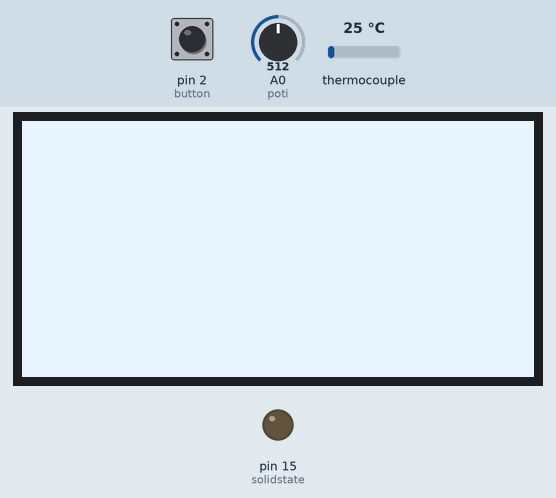
Recording of a sketch running on a simulated Arduino Uno, built with avr-gcc and run on an emulated ATmega328P. Parts: 128×64 one-colour display, output pins drawn as LEDs (lit = HIGH). The inputs (shaded band) are chosen by the test bench; at power-on: pin 2 (button) HIGH, thermocouple 25 °C, A0 (poti) = 512.

Above: at 1.2 s.
1.3 s: pin 2 (button) pulled LOW for 1 s
At 3.5 s:
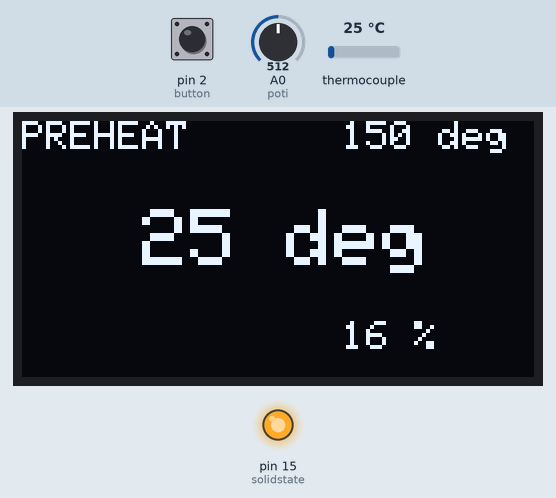
3.8 s: pin 2 (button) pulled LOW for 0.15 s
At 5.1 s:
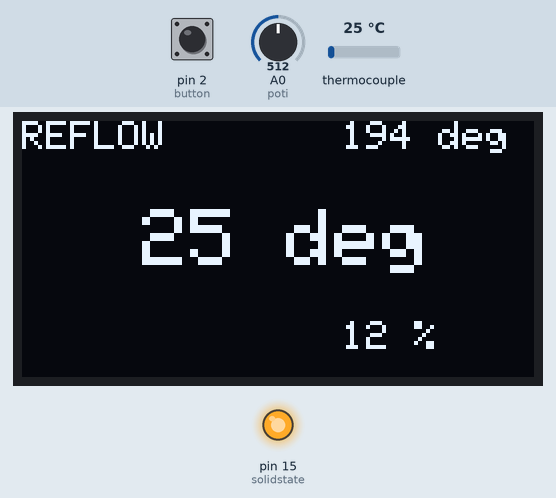
5.5 s: thermocouple set to 188 °C
At 6.9 s:
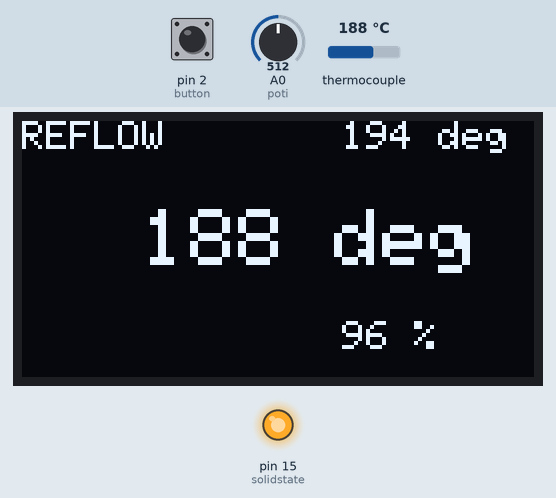
7.2 s: thermocouple set to 199 °C
At 10.0 s:
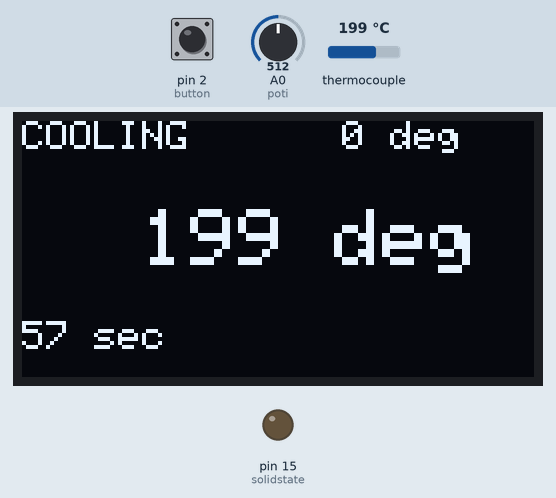
10.2 s: pin 2 (button) pulled LOW for 3.2 s
At 12.4 s:
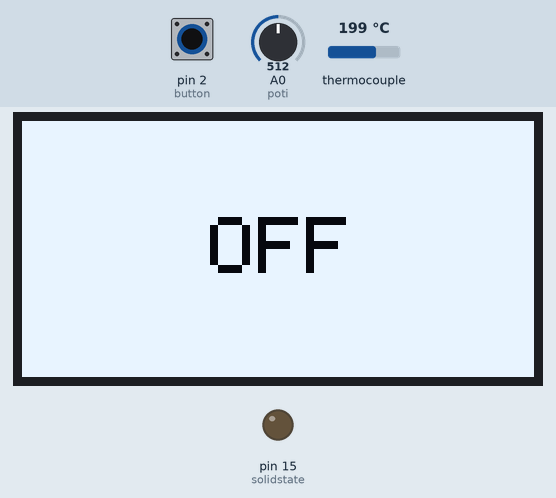
15.1 s: A0 (poti) set to 716
At 16.1 s:
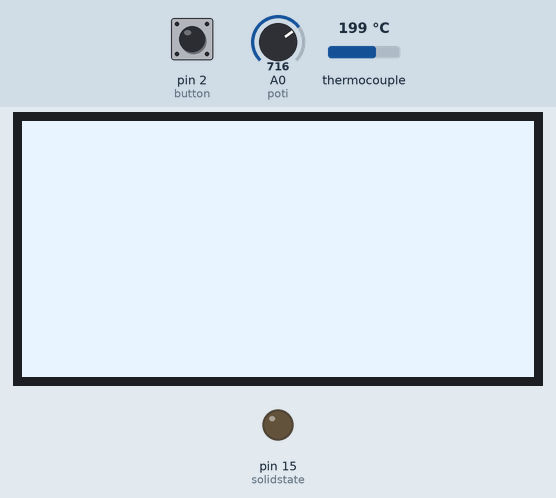
Timing chart, 0 to 18.1 s (numbered marks = the images above; inputs shaded):
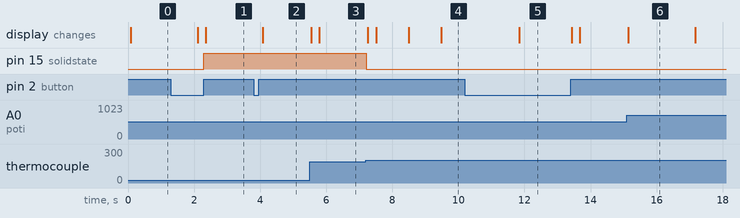

Measured:
- the behaviour switches between 193 and 194 °C on thermocouple (found by bisection; images 3 and 4)
- after the input at 1.3 s, pin 15 (solidstate): LOW → HIGH after 1.0 s; the display: first differs from a run without the input after 1.1 s (image 1)
- after the input at 3.8 s, the display: changes after 0.27 s (image 2)
- after the input at 5.5 s, the display: first changes after 0.05 s (image 3 shows a later state)
- after the input at 7.2 s, pin 15 (solidstate): HIGH → LOW at once; the display: first changes after 0.06 s (image 4 shows a later state)
- after the input at 10.2 s, the display: changes after 1.6 s (image 5)
- after the input at 15.1 s, the display: changes at once (image 6)

The sketch:

SolderingIron.ino
```cpp
#include <SPI.h>
#include <Wire.h>
#include <Adafruit_GFX.h>
#include <Adafruit_SSD1306.h>
#include "max6675.h"

Adafruit_SSD1306 display(0);
MAX6675 thermocouple(14 /*thermoCLK*/, 13 /*thermoCS*/, 12 /*thermoDO*/);

const int button = 2;
const int solidstate = 15;
const int poti = A0;
const int temp_preheat = 150;
const int temp_reflow = 240;

int temp_now = 0;
int temp_next = 0;
int temp_poti = 0;
int temp_poti_old = 0;
String state[] = {"OFF", "PREHEAT", "REFLOW", "COOLING"};
int state_now = 0;

int time_count = 0;
int perc = 0;
int offset = 0;

void setup() {
  pinMode(button, INPUT);
  pinMode(solidstate, OUTPUT);
  digitalWrite(solidstate, LOW);
  display.begin(SSD1306_SWITCHCAPVCC, 0x3C);
  display.clearDisplay();
  display.display();
}

long t = millis();
long t_solder = millis();

void loop() {
  temp_now = thermocouple.readCelsius();
  temp_poti = map(analogRead(poti), 1023, 0, temp_preheat, temp_reflow);

  if (temp_poti != temp_poti_old) {
    long v = millis();
    display.fillScreen(WHITE);
    display.setTextSize(1);
    display.setCursor(X(1, 6), Y(1, 0.1));
    display.println("REFLOW");
    display.setTextSize(2);
    while (millis() < v + 2000) {
      temp_poti = map(analogRead(poti), 1023, 0, temp_preheat, temp_reflow);
      if (temp_poti > temp_poti_old + 1 || temp_poti < temp_poti_old - 1) {
        display.setCursor(X(2, 3), Y(2, 0.5));
        display.println(String(temp_poti));
        display.display();
        temp_poti_old = temp_poti;
        v = millis();
      }
    }
    temp_poti_old = temp_poti;
  }

  if (millis() > t + 200 || millis() < t) {
    PrintScreen(state[state_now], temp_next, temp_now, time_count, perc);
    t = millis();
  }

  if (digitalRead(button) == 0) {
    delay(100);
    long c = millis();
    while (digitalRead(button) == 0) {
      if (millis() > c + 1500) {
        digitalWrite(solidstate, LOW);
        state_now = 0;
        display.fillScreen(WHITE);
        display.setTextColor(BLACK);
        display.setTextSize(2);
        display.setCursor(X(2, 3), Y(2, 0.5));
        display.println("OFF");
        display.display();
        while (digitalRead(button) == 0) delay(1);
        return;
      }
    }

    t_solder = millis();
    perc = 0,
    state_now++;
    if (state_now == 0) temp_next = 0;
    else if (state_now == 1) temp_next = temp_preheat;
    else if (state_now == 2) temp_next = temp_poti;
    else if (state_now == 3) temp_next = 0;
    else if (state_now == 4) {
      state_now = 0;
      temp_next = 0;
    }
  }

  if (state_now == 1) { //PREHEAT
    regulate_temp(temp_now, temp_next);
    perc = int((float(temp_now) / float(temp_next)) * 100.00);
  }
  else if (state_now == 2) { //REFLOW
    regulate_temp(temp_now, temp_next);
    perc = int((float(temp_now) / float(temp_next)) * 100.00);
    if (perc >= 100) {
      state_now = 3;
      t_solder = millis();
      perc = 0;
      temp_next = 0;
    }
  }
  else if (state_now == 3) { //COOLING
    digitalWrite(solidstate, LOW);
    time_count = int((t_solder + 60000 - millis()) / 1000);
    if (time_count <= 0) {
      state_now = 0;
    }
  }
  else {
    digitalWrite(solidstate, LOW);
    time_count = 0;
  }
  delay(30);
}

void regulate_temp(int temp, int should) {
  if (should <= temp - offset) {
    digitalWrite(solidstate, LOW);
  }
  else if (should > temp + offset) {
    digitalWrite(solidstate, HIGH);
  }
}

void PrintScreen(String state, int soll_temp, int ist_temp, int tim, int percentage) {
  display.clearDisplay();
  display.setTextColor(WHITE);
  display.setTextSize(1);
  display.setCursor(0, 0);
  display.println(state);
  display.setCursor(80, 0);
  String str = String(soll_temp) + " deg";
  display.println(str);

  if (tim != 0) {
    display.setCursor(0, 50);
    str = String(tim) + " sec";
    display.println(str);
  }
  if (percentage != 0) {
    display.setCursor(80, 50);
    str = String(percentage) + " %";
    display.println(str);
  }
  display.setTextSize(2);
  display.setCursor(30, 22);
  str = String(ist_temp) + " deg";
  display.println(str);
  display.display();
}

int X(int textgroesse, int n) {
  return (0.5 * (display.width() - textgroesse * (6 * n - 1)));  //end int X
}
int Y(int textgroesse, float f) {
  return (f * display.height() - (textgroesse * 4));  //end int Y
}
```
